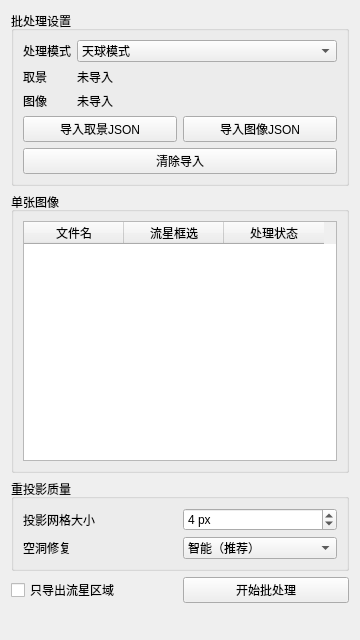
          <widget class="QWidget" name="widgetMosaicBatchSidePanel">
           <property name="geometry">
            <rect>
             <x>0</x>
             <y>0</y>
             <width>360</width>
             <height>640</height>
            </rect>
           </property>
           <property name="sizePolicy">
            <sizepolicy hsizetype="Ignored" vsizetype="Preferred">
             <horstretch>0</horstretch>
             <verstretch>0</verstretch>
            </sizepolicy>
           </property>
           <layout class="QVBoxLayout" name="verticalLayoutMosaicBatchSidePanel">
            <item>
             <widget class="QGroupBox" name="groupBoxMosaicBatchSettings">
              <property name="title">
               <string>批处理设置</string>
              </property>
              <layout class="QVBoxLayout" name="verticalLayoutMosaicBatchSettings">
               <item>
                <layout class="QFormLayout" name="formLayoutMosaicBatchSettings">
                 <property name="fieldGrowthPolicy">
                  <enum>QFormLayout::AllNonFixedFieldsGrow</enum>
                 </property>
                 <property name="labelAlignment">
                  <set>Qt::AlignLeft|Qt::AlignVCenter</set>
                 </property>
                 <item row="0" column="0">
                  <widget class="QLabel" name="labelMosaicBatchMode">
                   <property name="text">
                    <string>处理模式</string>
                   </property>
                  </widget>
                 </item>
                 <item row="0" column="1">
                  <widget class="QComboBox" name="comboBoxMosaicBatchMode">
                   <property name="toolTip">
                    <string>选择投影到自由天球取景，或对齐到底图的像素画布。</string>
                   </property>
                   <item>
                    <property name="text">
                     <string>天球模式</string>
                    </property>
                   </item>
                   <item>
                    <property name="text">
                     <string>底图模式</string>
                    </property>
                   </item>
                  </widget>
                 </item>
                 <item row="1" column="0">
                  <widget class="QLabel" name="labelMosaicBatchFramingPathTitle">
                   <property name="text">
                    <string>取景</string>
                   </property>
                  </widget>
                 </item>
                 <item row="1" column="1">
                  <widget class="QLabel" name="labelMosaicBatchFramingPath">
                   <property name="sizePolicy">
                    <sizepolicy hsizetype="Expanding" vsizetype="Preferred">
                     <horstretch>0</horstretch>
                     <verstretch>0</verstretch>
                    </sizepolicy>
                   </property>
                   <property name="text">
                    <string>未导入</string>
                   </property>
                   <property name="wordWrap">
                    <bool>false</bool>
                   </property>
                  </widget>
                 </item>
                 <item row="2" column="0">
                  <widget class="QLabel" name="labelMosaicBatchImageCountTitle">
                   <property name="text">
                    <string>图像</string>
                   </property>
                  </widget>
                 </item>
                 <item row="2" column="1">
                  <widget class="QLabel" name="labelMosaicBatchImageCount">
                   <property name="text">
                    <string>未导入</string>
                   </property>
                  </widget>
                 </item>
                </layout>
               </item>
               <item>
                <layout class="QHBoxLayout" name="horizontalLayoutMosaicBatchImportButtons">
                 <item>
                  <widget class="QPushButton" name="pushButtonImportMosaicBatchFramingJson">
                   <property name="toolTip">
                    <string>导入自由投影页面导出的取景 JSON。</string>
                   </property>
                   <property name="text">
                    <string>导入取景JSON</string>
                   </property>
                  </widget>
                 </item>
                 <item>
                  <widget class="QPushButton" name="pushButtonImportMosaicBatchImageJson">
                   <property name="text">
                    <string>导入图像JSON</string>
                   </property>
                  </widget>
                 </item>
                </layout>
               </item>
               <item>
                <widget class="QPushButton" name="pushButtonClearMosaicBatchImports">
                 <property name="text">
                  <string>清除导入</string>
                 </property>
                </widget>
               </item>
              </layout>
             </widget>
            </item>
            <item>
             <widget class="QGroupBox" name="groupBoxMosaicBatchImages">
              <property name="title">
               <string>单张图像</string>
              </property>
              <layout class="QVBoxLayout" name="verticalLayoutMosaicBatchImages">
               <item>
                <widget class="QTableWidget" name="tableWidgetMosaicBatchImages">
                 <property name="minimumSize">
                  <size>
                   <width>0</width>
                   <height>240</height>
                  </size>
                 </property>
                 <property name="selectionBehavior">
                  <enum>QAbstractItemView::SelectRows</enum>
                 </property>
                 <property name="showGrid">
                  <bool>true</bool>
                 </property>
                 <property name="columnCount">
                  <number>3</number>
                 </property>
                 <column>
                  <property name="text">
                   <string>文件名</string>
                  </property>
                 </column>
                 <column>
                  <property name="text">
                   <string>流星框选</string>
                  </property>
                 </column>
                 <column>
                  <property name="text">
                   <string>处理状态</string>
                  </property>
                 </column>
                </widget>
               </item>
              </layout>
             </widget>
            </item>
            <item>
             <widget class="QGroupBox" name="groupBoxMosaicBatchExportOptions">
              <property name="title">
               <string>重投影质量</string>
              </property>
              <layout class="QVBoxLayout" name="verticalLayoutMosaicBatchExportOptions">
               <item>
                <layout class="QHBoxLayout" name="horizontalLayoutMosaicBatchMapTileSize">
                 <item>
                  <widget class="QLabel" name="labelMosaicBatchMapTileSize">
                   <property name="text">
                    <string>投影网格大小</string>
                   </property>
                  </widget>
                 </item>
                 <item>
                  <widget class="QDoubleSpinBox" name="doubleSpinBoxMosaicBatchMapTileSize">
                   <property name="toolTip">
                    <string>源图按固定网格投到全景图；数值越小越精细但越慢。</string>
                   </property>
                   <property name="decimals">
                    <number>0</number>
                   </property>
                   <property name="minimum">
                    <double>1.000000000000000</double>
                   </property>
                   <property name="maximum">
                    <double>512.000000000000000</double>
                   </property>
                   <property name="singleStep">
                    <double>1.000000000000000</double>
                   </property>
                   <property name="suffix">
                    <string> px</string>
                   </property>
                   <property name="value">
                    <double>4.000000000000000</double>
                   </property>
                  </widget>
                 </item>
               </layout>
              </item>
              <item>
               <layout class="QHBoxLayout" name="horizontalLayoutMosaicBatchRemapRepairMode">
                <item>
                 <widget class="QLabel" name="labelMosaicBatchRemapRepairMode">
                  <property name="text">
                   <string>空洞修复</string>
                  </property>
                 </widget>
                </item>
                <item>
                 <widget class="QComboBox" name="comboBoxMosaicBatchRemapRepairMode">
                  <property name="toolTip">
                   <string>快速仅保留可靠的局部修复；智能仅对剩余空洞精确反算；精确会对整个覆盖区建立连续的精确逆映射。</string>
                  </property>
                  <property name="currentIndex">
                   <number>1</number>
                  </property>
                  <item>
                   <property name="text">
                    <string>快速</string>
                   </property>
                  </item>
                  <item>
                   <property name="text">
                    <string>智能（推荐）</string>
                   </property>
                  </item>
                  <item>
                   <property name="text">
                    <string>精确</string>
                   </property>
                  </item>
                 </widget>
                </item>
               </layout>
              </item>
              </layout>
             </widget>
            </item>
            <item>
             <layout class="QHBoxLayout" name="horizontalLayoutMosaicBatchStart">
              <item>
               <widget class="QCheckBox" name="checkBoxMosaicBatchMeteorOnly">
                <property name="toolTip">
                 <string>仅导出已检测到的流星框选区域；没有流星框选的图像会跳过。</string>
                </property>
                <property name="text">
                 <string>只导出流星区域</string>
                </property>
               </widget>
              </item>
              <item>
               <widget class="QPushButton" name="pushButtonStartMosaicBatch">
                <property name="text">
                 <string>开始批处理</string>
                </property>
               </widget>
              </item>
             </layout>
            </item>
            <item>
             <spacer name="verticalSpacerMosaicBatchSidePanel">
              <property name="orientation">
               <enum>Qt::Vertical</enum>
              </property>
              <property name="sizeHint" stdset="0">
               <size>
                <width>20</width>
                <height>40</height>
               </size>
              </property>
             </spacer>
            </item>
           </layout>
          </widget>
